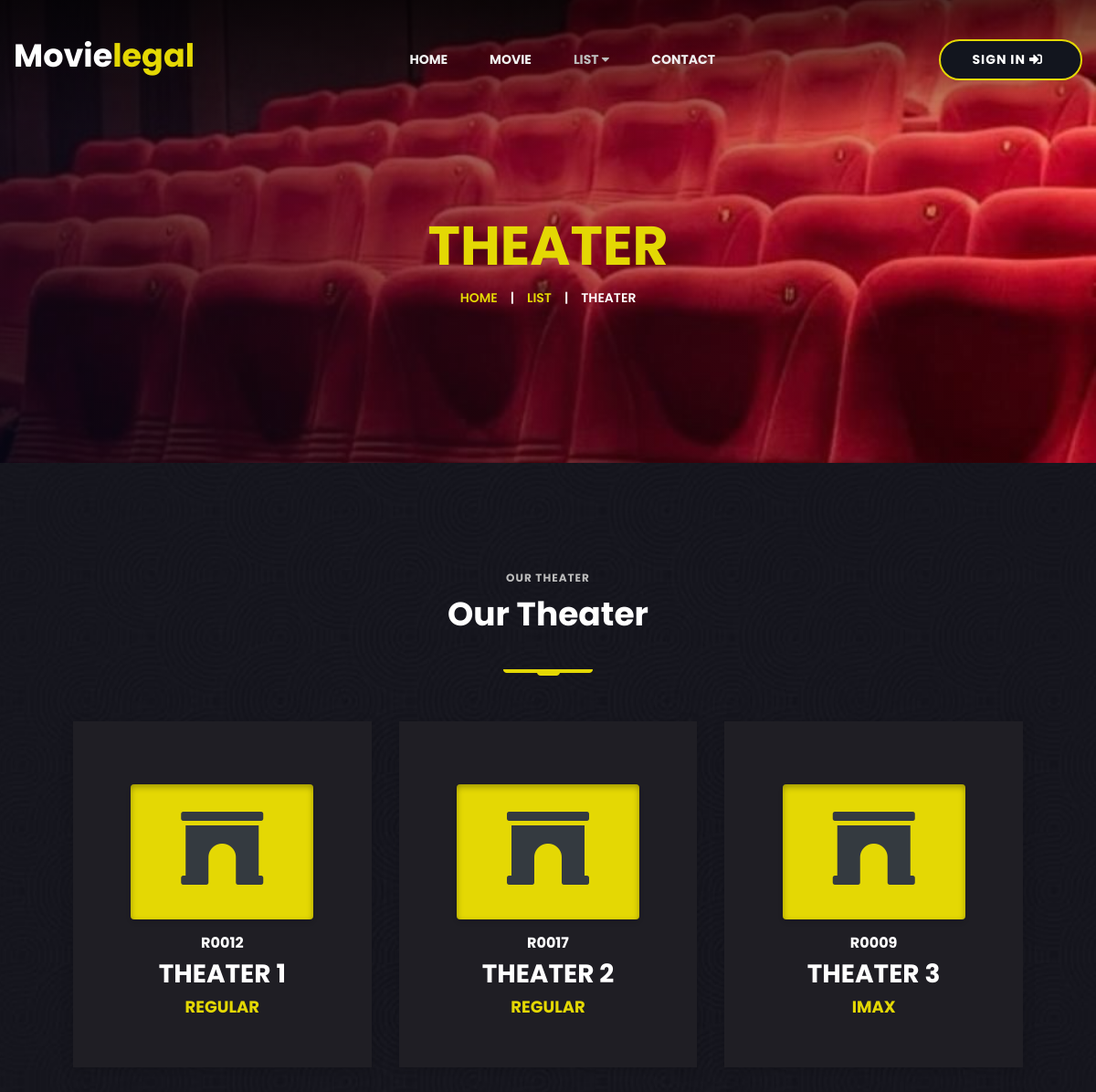
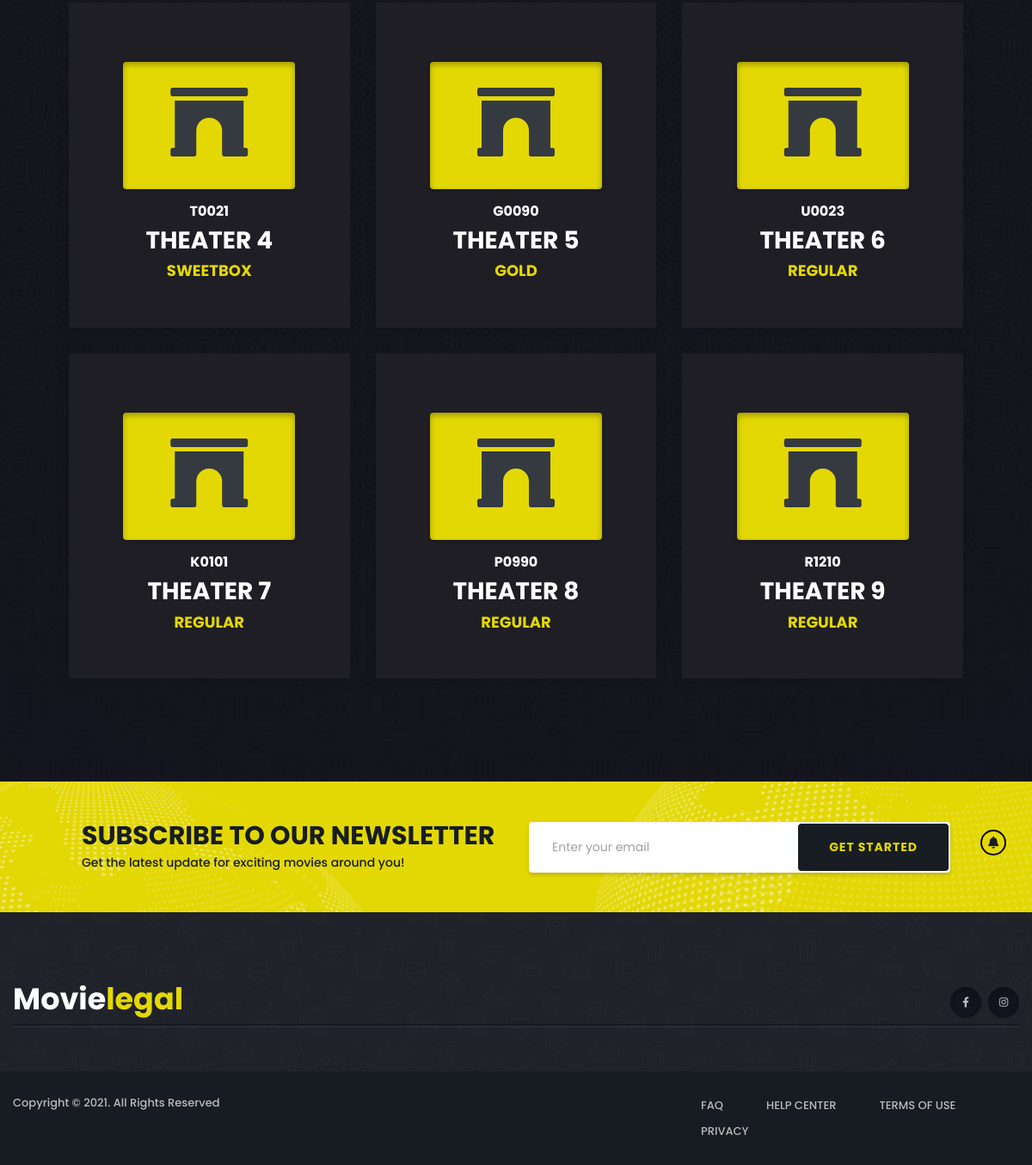
Screenshot of /index.php?hal=theater with the database file from the repository (2 pictures, top to bottom).
### tables this page shows
CREATE TABLE `theater` (
  `id` int(11) NOT NULL AUTO_INCREMENT,
  `nama` varchar(45) NOT NULL,
  `kode` varchar(5) NOT NULL,
  `category_id` int(11) NOT NULL,
  PRIMARY KEY (`id`),
  KEY `fk_theater_category1` (`category_id`),
  CONSTRAINT `fk_theater_category1` FOREIGN KEY (`category_id`) REFERENCES `category` (`id`) ON DELETE NO ACTION ON UPDATE NO ACTION
);

CREATE TABLE `category` (
  `id` int(11) NOT NULL AUTO_INCREMENT,
  `nama` varchar(45) NOT NULL,
  `keterangan` text DEFAULT NULL,
  PRIMARY KEY (`id`)
);

### models/Theater.php (called while the page is built, shortened)
<?php
class Theater{
    public $koneksi;
    public function __construct(){
        global $dbh;
        $this->koneksi = $dbh;
    }
    public function getAll(){
        $sql = "SELECT c.nama as category, t.nama, t.kode, t.id
                FROM theater t
                INNER JOIN category c ON c.id = t.category_id";
        $ps = $this->koneksi->prepare($sql);
        $ps->execute();
        $rs = $ps->fetchAll();
        return $rs;
    }
}

### views/theater.php (the view, shortened to what this page needs)
<section class="pricing-area pricing-bg" data-background="img/bg/pricing_bg.jpg">
    <div class="container">
        <div class="row justify-content-center">
            <div class="col-lg-8">
                <div class="section-title title-style-three text-center mb-50">
                    <span class="sub-title">our Theater</span>
                    <h2 class="title mb-3">Our Theater</h2>
            </div>
        </div>
        <div class="pricing-box-wrap">
            <div class="row">
                <?php
                $obj = new Theater();
                $rs = $obj->getAll();
                foreach($rs as $t){
                ?>
                <div class="col-lg-4 col-md-6 col-sm-8">
                    <div class="theater-box mb-30">
                        <div class="pricing-top mb-0">
                            <div class="price mb-3">
                                <h1 class="text-dark"><i class="fas fa-archway fa-2x"></i></h1>
                            </div>
                            <h6 class="teks"><?= $t['kode'] ?></h6>
                            <h3 class="teks"><?= $t['nama'] ?></h3>
                            <h5 class="tekscat"><?= $t['category'] ?></h5>
                        </div>
                    </div>
                </div>
                <?php } ?>
            </div>
        </div>
    </div>
</section>

### css/default.css (style rules this page uses)
.mb-30 { margin-bottom: 30px; }
.mb-50 { margin-bottom: 50px; }

### css/style.css (style rules this page uses)
body { font-family: 'Poppins', sans-serif; font-weight: 500; font-style: normal; font-size: 14px; color: #bcbcbc; }
h1, h2, h3, h4, h5, h6 { font-family: 'Poppins', sans-serif; color: #fff; margin-top: 0px; font-style: normal; font-weight: 700; text-transform: normal; }
h1 { font-size: 40px; font-weight: 500; }
h2 { font-size: 35px; }
h3 { font-size: 28px; }
h5 { font-size: 18px; }
h6 { font-size: 16px; }
*::placeholder { color: #555555; font-size: 14px; opacity: 1; }
.navbar-wrap>ul>li.active>a, .navbar-wrap>ul>li:hover>a, .mobile-menu .navigation li.active>a, .header-lang form .icon, .banner-content .sub-title, .banner-content .title>span, .banner-meta ul li.release-time>span>i, .banner-meta ul li.category>a:hover, .section-title .sub-title, .movie-content .top .date, .movie-content .bottom ul li .quality, .movie-content .bottom ul li>span i, .movie-content .top .title a:hover, .ucm-active .owl-nav button:hover, .ucm-active-two .owl-nav button:hover, .tr-movie-menu-active button.active, .footer-menu nav .navigation li:hover>a, .quick-link-list ul li a:hover, .footer-social ul li a:hover, .copyright-text>p>a, .mobile-menu .social-links li a:hover, .header-top-link .quick-link li a:hover, .header-top-link .header-social li a:hover, .header-top-subs>p>span, .movie-item-two .movie-content .title a:hover, .movie-content-bottom ul li.tag a:hover, .breadcrumb-content .breadcrumb li a, .breadcrumb-content .title>span { color: #e4d804; }
.section-title .sub-title { display: block; line-height: 1; font-size: 12px; text-transform: uppercase; font-weight: 500; position: relative; margin-bottom: 12px; letter-spacing: 1px; }
.section-title .title { margin-bottom: 0; font-size: 36px; }
.title-style-three { position: relative; padding-bottom: 20px; }
.title-style-three::before { content: ""; position: absolute; left: 0; bottom: 0; background-image: url(../img/images/title_shape.png); width: 98px; height: 7px; }
.title-style-three .sub-title { font-weight: 700; color: #bcbcbc; }
.title-style-three.text-center { padding-bottom: 30px; }
.title-style-three.text-center::before { right: 0; margin: 0 auto; }
.pricing-bg { background-position: top center; background-size: cover; padding: 120px 0 90px; }
.pricing-box-wrap { padding: 0 80px; }
.pricing-box-item, .category-box, .theater-box { box-shadow: 0px 3px 13px 0px rgba(0, 0, 0, 0.14); background: #1f1e24; border: 2px solid #1f1e24; padding: 45px; transition: .3s linear; }
.pricing-top { text-transform: uppercase; text-align: center; }
.pricing-top .teks { transition: .3s linear; }
.pricing-top .tekscat { transition: .3s linear; color: #e4d804; }
.pricing-top .price { border-radius: 4px; box-shadow: 0px 3px 5px 0px rgba(0, 0, 0, 0.14), inset 0px 3px 7px 0px rgba(0, 0, 0, 0.31); max-width: 200px; background: #e4d804; padding: 30px 25px; margin: 22px auto 0; transition: .3s linear; }
.pricing-top .price i { transition: .3s linear; }

### rows the page displays
theater: kode "R0012", nama "THEATER 1", category.nama "REGULAR"
theater: kode "R0017", nama "THEATER 2", category.nama "REGULAR"
theater: kode "R0009", nama "THEATER 3", category.nama "IMAX"
theater: kode "T0021", nama "THEATER 4", category.nama "SWEETBOX"
theater: kode "G0090", nama "THEATER 5", category.nama "GOLD"
theater: kode "U0023", nama "THEATER 6", category.nama "REGULAR"
theater: kode "K0101", nama "THEATER 7", category.nama "REGULAR"
theater: kode "P0990", nama "THEATER 8", category.nama "REGULAR"
theater: kode "R1210", nama "THEATER 9", category.nama "REGULAR"

### other values shown
$hal "THEATER"
